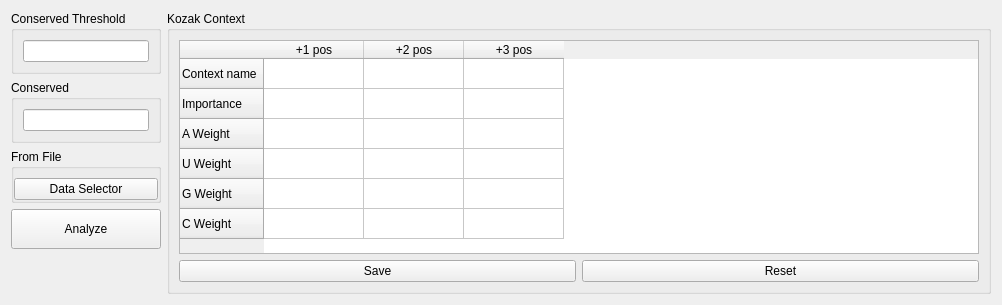
      <widget class="QWidget" name="KozakCaculator">
       <attribute name="title">
        <string>Kozak Caculator</string>
       </attribute>
       <layout class="QHBoxLayout" name="horizontalLayout_2">
        <item>
         <layout class="QVBoxLayout" name="verticalLayout_4">
          <item>
           <widget class="QGroupBox" name="groupConservedThreshold">
            <property name="minimumSize">
             <size>
              <width>150</width>
              <height>59</height>
             </size>
            </property>
            <property name="title">
             <string>Conserved Threshold</string>
            </property>
            <layout class="QGridLayout" name="gridLayout">
             <item row="0" column="0">
              <widget class="QLineEdit" name="showConservedThreshold"/>
             </item>
            </layout>
           </widget>
          </item>
          <item>
           <widget class="QGroupBox" name="groupConserved">
            <property name="minimumSize">
             <size>
              <width>150</width>
              <height>59</height>
             </size>
            </property>
            <property name="title">
             <string>Conserved</string>
            </property>
            <layout class="QGridLayout" name="gridLayout_3">
             <item row="0" column="0">
              <widget class="QLineEdit" name="showConversed"/>
             </item>
            </layout>
           </widget>
          </item>
          <item>
           <widget class="QGroupBox" name="groupBox_4">
            <property name="title">
             <string>From File</string>
            </property>
            <layout class="QGridLayout" name="gridLayout_6">
             <property name="leftMargin">
              <number>0</number>
             </property>
             <property name="rightMargin">
              <number>0</number>
             </property>
             <property name="bottomMargin">
              <number>0</number>
             </property>
             <item row="0" column="1">
              <widget class="QPushButton" name="selectKozakData">
               <property name="minimumSize">
                <size>
                 <width>0</width>
                 <height>0</height>
                </size>
               </property>
               <property name="maximumSize">
                <size>
                 <width>1500</width>
                 <height>509</height>
                </size>
               </property>
               <property name="text">
                <string>Data Selector</string>
               </property>
              </widget>
             </item>
            </layout>
           </widget>
          </item>
          <item>
           <widget class="QPushButton" name="analyzeKozakContext">
            <property name="minimumSize">
             <size>
              <width>0</width>
              <height>40</height>
             </size>
            </property>
            <property name="toolTip">
             <string>Analyze AICs</string>
            </property>
            <property name="toolTipDuration">
             <number>1000</number>
            </property>
            <property name="styleSheet">
             <string notr="true"/>
            </property>
            <property name="text">
             <string>Analyze</string>
            </property>
           </widget>
          </item>
          <item>
           <spacer name="verticalSpacer_4">
            <property name="orientation">
             <enum>Qt::Vertical</enum>
            </property>
            <property name="sizeHint" stdset="0">
             <size>
              <width>20</width>
              <height>13</height>
             </size>
            </property>
           </spacer>
          </item>
          <item>
           <spacer name="verticalSpacer_3">
            <property name="orientation">
             <enum>Qt::Vertical</enum>
            </property>
            <property name="sizeHint" stdset="0">
             <size>
              <width>20</width>
              <height>18</height>
             </size>
            </property>
           </spacer>
          </item>
         </layout>
        </item>
        <item>
         <widget class="QGroupBox" name="KozakContext">
          <property name="sizePolicy">
           <sizepolicy hsizetype="Preferred" vsizetype="Preferred">
            <horstretch>0</horstretch>
            <verstretch>0</verstretch>
           </sizepolicy>
          </property>
          <property name="title">
           <string>Kozak Context</string>
          </property>
          <layout class="QVBoxLayout" name="verticalLayout_8">
           <item>
            <layout class="QVBoxLayout" name="verticalLayout_7">
             <item>
              <widget class="QTableWidget" name="tableWidgetKozak">
               <property name="sizePolicy">
                <sizepolicy hsizetype="Preferred" vsizetype="Preferred">
                 <horstretch>100</horstretch>
                 <verstretch>50</verstretch>
                </sizepolicy>
               </property>
               <property name="minimumSize">
                <size>
                 <width>800</width>
                 <height>150</height>
                </size>
               </property>
               <property name="sizeAdjustPolicy">
                <enum>QAbstractScrollArea::AdjustToContents</enum>
               </property>
               <property name="rowCount">
                <number>6</number>
               </property>
               <row>
                <property name="text">
                 <string>Context name</string>
                </property>
               </row>
               <row>
                <property name="text">
                 <string>Importance</string>
                </property>
               </row>
               <row>
                <property name="text">
                 <string>A Weight</string>
                </property>
               </row>
               <row>
                <property name="text">
                 <string>U Weight</string>
                </property>
               </row>
               <row>
                <property name="text">
                 <string>G Weight</string>
                </property>
               </row>
               <row>
                <property name="text">
                 <string>C Weight</string>
                </property>
               </row>
               <column>
                <property name="text">
                 <string>+1 pos</string>
                </property>
               </column>
               <column>
                <property name="text">
                 <string>+2 pos</string>
                </property>
               </column>
               <column>
                <property name="text">
                 <string>+3 pos</string>
                </property>
               </column>
              </widget>
             </item>
             <item>
              <layout class="QHBoxLayout" name="horizontalLayout">
               <item>
                <widget class="QPushButton" name="saveKozakContext">
                 <property name="text">
                  <string>Save</string>
                 </property>
                </widget>
               </item>
               <item>
                <widget class="QPushButton" name="resetKozakContext">
                 <property name="text">
                  <string>Reset</string>
                 </property>
                </widget>
               </item>
              </layout>
             </item>
            </layout>
           </item>
          </layout>
         </widget>
        </item>
       </layout>
      </widget>
